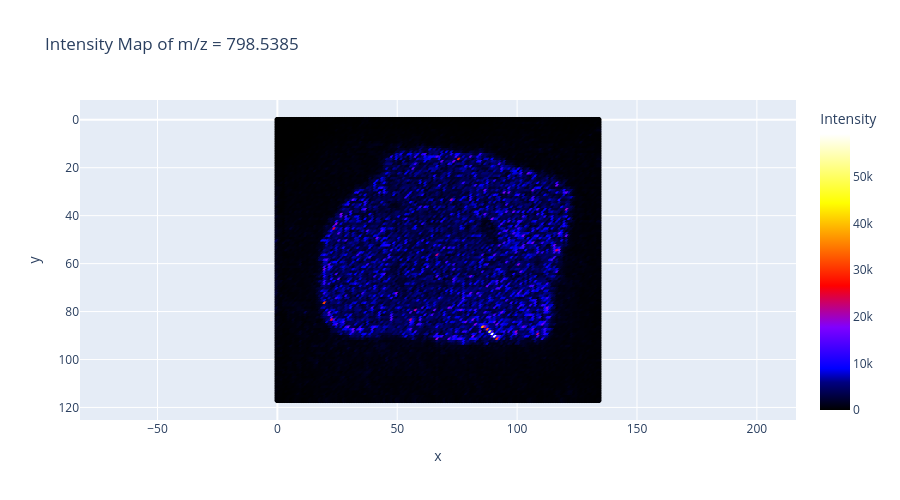

The notebook cell saved with this chart:
### Code cell
plot_mz_across_sample_custom(adata, target_mz=798.5422, tol=0.01)

### Figure 1 — Plotly figure (JSON) as saved in the notebook; plotly's stock layout.template omitted (floating-point values rounded to 4 significant figures; data arrays with more than 128 entries replaced by an {"elided": "..."} marker saying what was removed)
{"data": [{"hovertemplate": "x=%{x}<br>y=%{y}<br>Intensity=%{marker.color}<extra></extra>", "legendgroup": "", "marker": {"color": {"elided": "15930 int values"}, "coloraxis": "coloraxis", "symbol": "circle"}, "mode": "markers", "name": "", "showlegend": false, "type": "scattergl", "x": {"elided": "15930 int values"}, "xaxis": "x", "y": {"elided": "15930 int values"}, "yaxis": "y"}], "layout": {"coloraxis": {"colorbar": {"title": {"text": "Intensity"}}, "colorscale": [[0, "#000000"], [0.1, "#000080"], [0.15, "#0000FF"], [0.3, "#8000FF"], [0.45, "#FF0000"], [0.6, "#FF8000"], [0.75, "#FFFF00"], [1, "#FFFFFF"]]}, "height": 500, "legend": {"tracegroupgap": 0}, "title": {"text": "Intensity Map of m/z = 798.5385"}, "xaxis": {"anchor": "y", "domain": [0, 1], "title": {"text": "x"}}, "yaxis": {"anchor": "x", "autorange": "reversed", "domain": [0, 1], "scaleanchor": "x", "title": {"text": "y"}}}}
